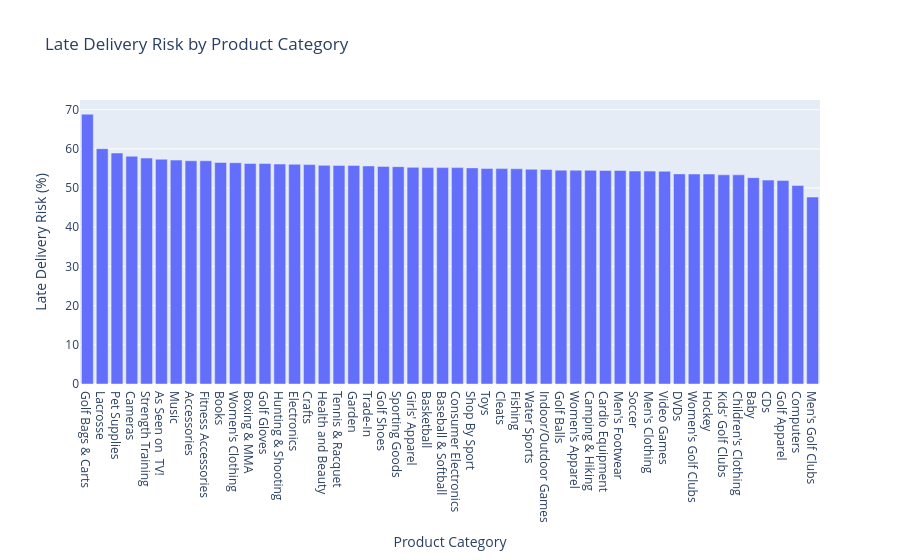

Source (notebook cell):
### Code cell
fig = px.bar(
    category_late,
    x="category_name",
    y="late_delivery_percentage",
    title="Late Delivery Risk by Product Category",
    labels={
        "category_name": "Product Category",
        "late_delivery_percentage": "Late Delivery Risk (%)"
    }
)

fig.update_layout(
    xaxis={"categoryorder": "total descending"}
)

fig.show()

### Figure 1 — Plotly figure (JSON) as saved in the notebook; plotly's stock layout.template omitted (floating-point values rounded to 4 significant figures)
{"data": [{"hovertemplate": "Product Category=%{x}<br>Late Delivery Risk (%)=%{y}<extra></extra>", "legendgroup": "", "marker": {"color": "#636efa", "pattern": {"shape": ""}}, "name": "", "orientation": "v", "showlegend": false, "textposition": "auto", "type": "bar", "x": ["Golf Bags & Carts", "Lacrosse", "Pet Supplies", "Cameras ", "Strength Training", "As Seen on  TV!", "Music", "Accessories", "Fitness Accessories", "Books ", "Women's Clothing", "Boxing & MMA", "Golf Gloves", "Hunting & Shooting", "Electronics", "Crafts", "Health and Beauty", "Tennis & Racquet", "Garden", "Trade-In", "Golf Shoes", "Sporting Goods", "Girls' Apparel", "Basketball", "Baseball & Softball", "Consumer Electronics", "Shop By Sport", "Toys", "Cleats", "Fishing", "Water Sports", "Indoor/Outdoor Games", "Golf Balls", "Women's Apparel", "Camping & Hiking", "Cardio Equipment", "Men's Footwear", "Soccer", "Men's Clothing", "Video Games", "DVDs", "Women's Golf Clubs", "Hockey", "Kids' Golf Clubs", "Children's Clothing", "Baby ", "CDs ", "Golf Apparel", "Computers", "Men's Golf Clubs"], "xaxis": "x", "y": [68.85, 60.06, 58.94, 58.11, 57.66, 57.35, 57.14, 56.97, 56.96, 56.54, 56.46, 56.26, 56.26, 56.14, 56.08, 55.99, 55.8, 55.79, 55.79, 55.65, 55.53, 55.46, 55.29, 55.22, 55.22, 55.22, 55.15, 55.01, 54.97, 54.93, 54.81, 54.75, 54.58, 54.56, 54.53, 54.5, 54.49, 54.35, 54.33, 54.3, 53.62, 53.59, 53.58, 53.39, 53.37, 52.66, 52.03, 51.93, 50.68, 47.7], "yaxis": "y"}], "layout": {"barmode": "relative", "legend": {"tracegroupgap": 0}, "title": {"text": "Late Delivery Risk by Product Category"}, "xaxis": {"anchor": "y", "categoryorder": "total descending", "domain": [0, 1], "title": {"text": "Product Category"}}, "yaxis": {"anchor": "x", "domain": [0, 1], "title": {"text": "Late Delivery Risk (%)"}}}}
